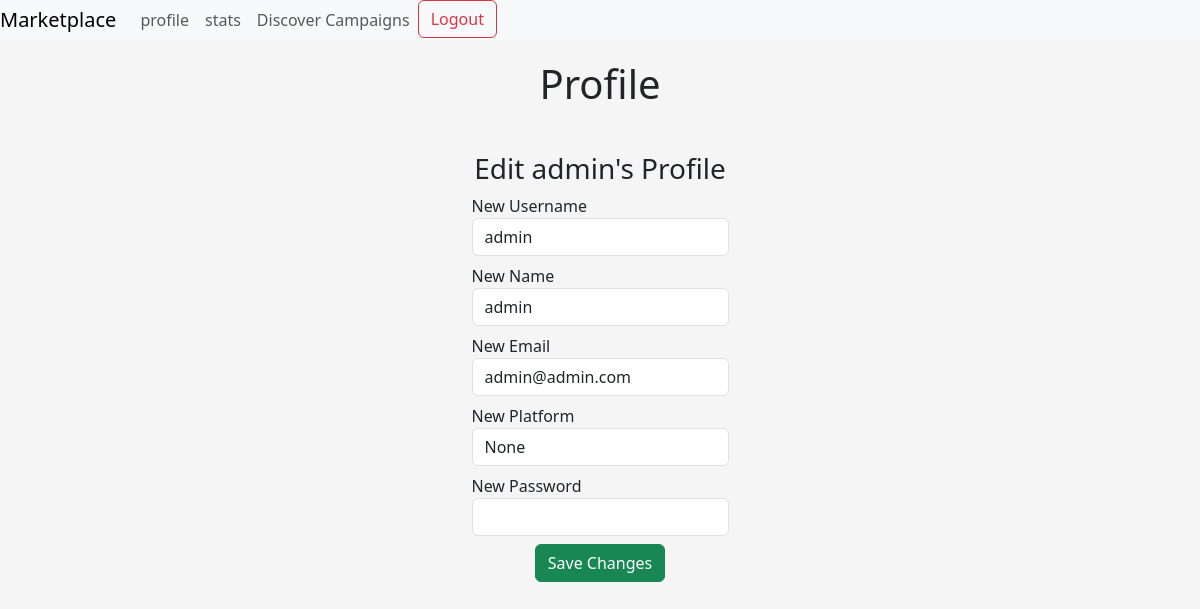
The app's page /profile (signed in) with its own data.
### models.py (models this page shows, shortened)
class User(db.Model):
    __tablename__ = 'user'
    user_id = db.Column(db.Integer, primary_key=True)
    username = db.Column(db.String(64), nullable=False)
    name = db.Column(db.String(64), nullable=False)
    is_admin=db.Column(db.Boolean, nullable=False, default= False)
    email = db.Column(db.String(120), nullable=False)
    passhash = db.Column(db.String(512), nullable=False)
    role = db.Column(db.String(16), nullable=False)
    platform = db.Column(db.String(64), nullable=True ,default= False)
    campaigns = db.relationship('Campaign', backref='sponsor', lazy=True)
    ad_requests = db.relationship('AdRequest', backref='influencer', lazy=True)
    @property
    def password(self):
        raise AttributeError('Dont have permission')

### routes.py (the view)
@app.route('/profile')
@auth
def profile():
    return render_template('profile.html',user=User.query.get(session['user_id']))

### routes.py (called while the page is built)
def auth(func):
    @wraps(func)
    def inner(*agrs,**kwargs):
        if 'user_id'not in session:
            flash('Login to continue')
            return redirect(url_for('login'))
        return func(*agrs ,**kwargs)
    return inner

### templates/profile.html (shortened to what this page needs)
{% extends 'layout.html' %}
{% block content %}
<h1>Profile</h1>
<h3>Edit {{ user.name }}'s Profile</h3>
<form method="post">
    <label for="username" class="form-label">New Username
        <input type="text" name="username" id="username" class="form-control" value="{{user.username}}">
    </label>
    <label for="name" class="form-label">New Name
        <input type="text" name="name" id="name" class="form-control" value="{{user.name}}">
    </label>
    <label for="email" class="form-label">New Email
        <input type="text" name="email" id="email" class="form-control" value="{{user.email}}">
    </label>
    <label for="platform" class="form-label">New Platform
        <input type="text" name="platform" id="platform" class="form-control" value="{{user.platform}}">
    </label>
    <label for="password" class="form-label">New Password
        <input type="password" name="password" id="password" class="form-control" ">
    </label>
    <input type="submit" value="Save Changes" class="btn btn-success">
</form>
{% endblock %}

### templates/profile.html (style rules this page uses)
form { display: flex; flex-direction: column; align-items: center; }
body { background-color: #f5f5f5; }
h1 { margin-top: 20px; text-align: center; }
h3 { margin-top: 44px; text-align: center; }

### records on screen
User: name "admin", username "admin", email "admin@admin.com", platform "None"
